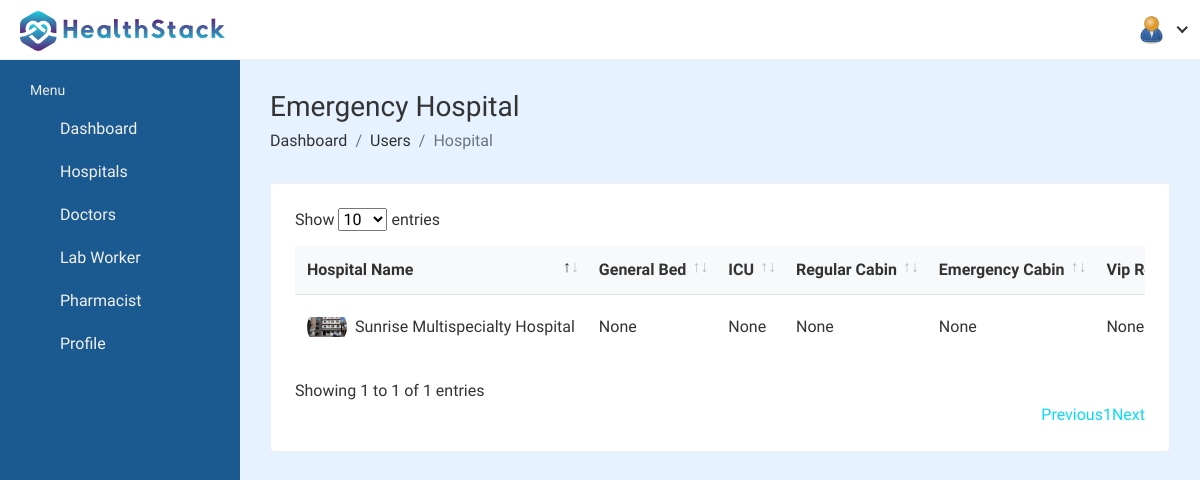
/hospital_admin/emergency/ (signed in), run on the app's committed database.
### hospital_admin/models.py (models this page shows, shortened)
class Admin_Information(models.Model):
    ADMIN_TYPE = (
        ('hospital', 'hospital'),
        ('laboratory', 'laboratory'),
        ('pharmacy', 'pharmacy'),
    )
    admin_id = models.AutoField(primary_key=True, editable=False)
    user = models.OneToOneField(User, on_delete=models.CASCADE, null=True, blank=True, related_name='hospital_admin')
    username = models.CharField(null=True, blank=True, max_length=200)
    name = models.CharField(max_length=200, null=True, blank=True)
    featured_image = models.ImageField(upload_to='admin/', default='admin/user-default.png', null=True, blank=True)
    phone_number = models.IntegerField(null=True, blank=True)
    email = models.CharField(max_length=200, null=True, blank=True)
    role = models.CharField(max_length=200, choices=ADMIN_TYPE, null=True, blank=True)
    hospital = models.ForeignKey(Hospital_Information, on_delete=models.SET_NULL, null=True, blank=True)

### hospital/models.py (models this page shows, shortened)
class Hospital_Information(models.Model):
    HOSPITAL_TYPE = (
        ('private', 'Private hospital'),
        ('public', 'Public hospital'),
    )
    hospital_id = models.AutoField(primary_key=True)
    name = models.CharField(max_length=200, null=True, blank=True)
    address = models.CharField(max_length=200, null=True, blank=True)
    featured_image = models.ImageField(upload_to='hospitals/', default='hospitals/default.png', null=True, blank=True)
    description = models.TextField(null=True, blank=True)
    email = models.EmailField(max_length=200, null=True, blank=True)
    phone_number = models.IntegerField(null=True, blank=True)
    hospital_type = models.CharField(max_length=200, choices=HOSPITAL_TYPE)
    general_bed_no = models.IntegerField(null=True, blank=True)
    available_icu_no = models.IntegerField(null=True, blank=True)
    regular_cabin_no = models.IntegerField(null=True, blank=True)
    emergency_cabin_no = models.IntegerField(null=True, blank=True)
    vip_cabin_no = models.IntegerField(null=True, blank=True)

### hospital_admin/views.py (the view)
# urls.py: path('emergency/', views.emergency_details,name='emergency'),
@csrf_exempt
@login_required(login_url='admin_login')
def emergency_details(request):
    user = Admin_Information.objects.get(user=request.user)
    hospitals = Hospital_Information.objects.all()
    context = { 'admin': user, 'all': hospitals}
    return render(request, 'hospital_admin/emergency.html', context)

### templates/hospital_admin/emergency.html (shortened to what this page needs)
{%load static%}
<!DOCTYPE html>
<html lang="en">
<head>
        <link rel="stylesheet" href="{% static 'HealthStack-System/css/admin/bootstrap.min.css'%}">
        <link rel="stylesheet" href="{% static 'HealthStack-System/css/admin/font-awesome.min.css'%}">
        <link rel="stylesheet" href="{% static 'HealthStack-System/admin_assets/css/feathericon.min.css'%}">
		<link rel="stylesheet" href="{% static 'HealthStack-System/plugins/admin/datatables/datatables.min.css'%}">
        <link rel="stylesheet" href="{% static 'HealthStack-System/css/admin/style.css'%}">
    </head>
    <body>
        <div class="main-wrapper">
			<header class="header">{% include 'hospital_admin/hospital-admin-navbar.html' %}</header>
			<aside class="sidebar" id="sidebar">
				{% include 'hospital_admin/hospital-admin-sidebar.html' %} </aside>
            <div class="page-wrapper">
                <div class="content container-fluid">
					<div class="page-header">
						<div class="row">
							<div class="col-sm-12">
								<h3 class="page-title">Emergency Hospital</h3>
								<ul class="breadcrumb">
									<li class="breadcrumb-item"><a href="index.html">Dashboard</a></li>
									<li class="breadcrumb-item"><a href="javascript:(0);">Users</a></li>
									<li class="breadcrumb-item active">Hospital</li>
								</ul>
							</div>
						</div>
					</div>
					<div class="row">
						 <div class="col-sm-12">
							 <div class="card">
								 <div class="card-body">
									 <div class="table-responsive">
										<table class="datatable table table-hover table-center mb-0">
											 <thead>
												<tr>
													<th>Hospital Name</th>
													<th>General Bed </th>
													<th>ICU</th>
													<th>Regular Cabin </th>
													<th>Emergency Cabin </th>
													<th>Vip Room</th>
												</tr>
											 </thead>
											 {% for hospital in all %}
												<tr>
													<td>
														<h2 class="table-avatar">
															<a href="profile.html" class="avatar avatar-sm mr-2"><img class="avatar-img rounded-circle" src="{{hospital.featured_image.url}}" alt="User Image"></a>
															<a href="profile.html">{{hospital.name}}</a>
														</h2>
													</td>
													<td>{{hospital.general_bed_no}}</td>
													<td>{{hospital.available_icu_no}}</td>
                                                    <td>{{hospital.regular_cabin_no}}</td>
												    <td>{{hospital.emergency_cabin_no}}</td>
													<td>{{hospital.vip_cabin_no}}</td>
												</tr>
												{% endfor %}
										</table>
									</div>
								</div>
							</div>
					</div>
				</div>
			</div>
        </div>
    </body>
</html>

### templates/hospital_admin/hospital-admin-navbar.html (shortened to what this page needs)
{% load static %}
    <div class="header-left">
        <a href="{% url 'admin-dashboard' %}" class="logo">
            <img src="{% static 'HealthStack-System/images/Normal/logo.jpg' %}" alt="Logo">
        </a>
    </div>
    <a href="javascript:void(0);" id="toggle_btn">
        <i class="fe fe-text-align-left"></i>
    </a>
    <ul class="nav user-menu">
        <li class="nav-item dropdown has-arrow">
            <a href="#" class="dropdown-toggle nav-link" data-toggle="dropdown">
                <span class="user-img"><img class="rounded-circle" src="{{admin.featured_image.url}}" width="31" alt="{{admin.name}}"></span>
            </a>
        </li>
    </ul>

### data on the page
Admin_Information: featured_image (placeholder picture)
Hospital_Information: featured_image (picture), name "Sunrise Multispecialty Hospital", general_bed_no "None", available_icu_no "None", regular_cabin_no "None", emergency_cabin_no "None", vip_cabin_no "None"
